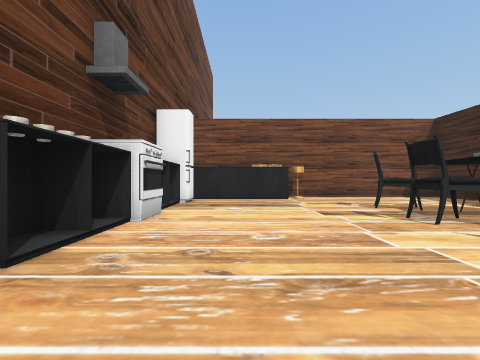
View 1 (above)

24 first-person views from a walk through a scene from a Unity 3-D project. The camera is 1.3 m above the floor, looks level and sees 90° across. The floor is counted in squares, 2 m on a side. Each view is taken from the middle of a square. On the plan, view 1 faces up. The plan holds only what a view shows up to about 9 squares ahead; the rest is blank. The place goes on beyond the plan. Door leaves are left out, so doorways stand open. Some surface patterns are stand-ins.

View 2
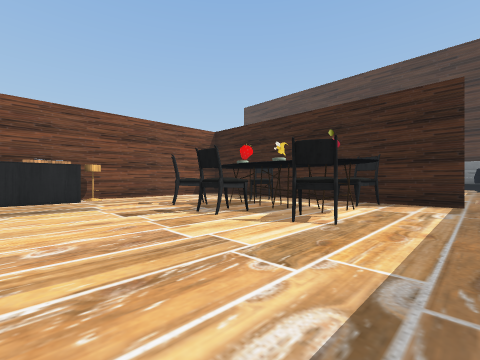

View 3
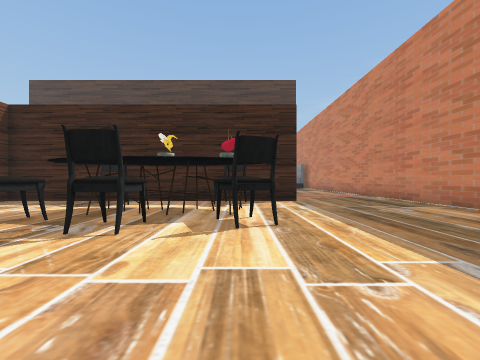

View 4
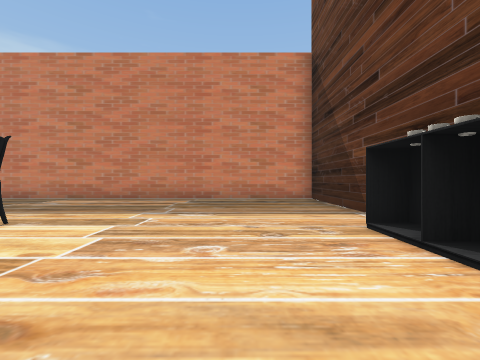

View 5
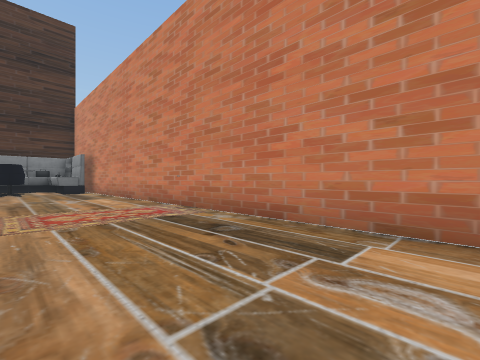

View 6
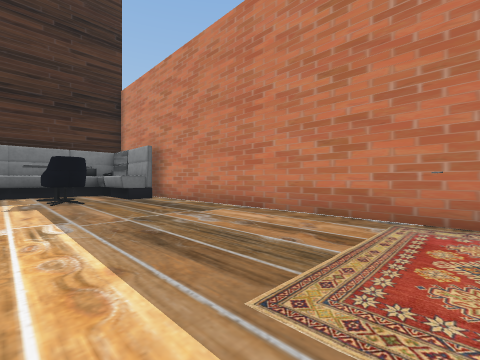

View 7
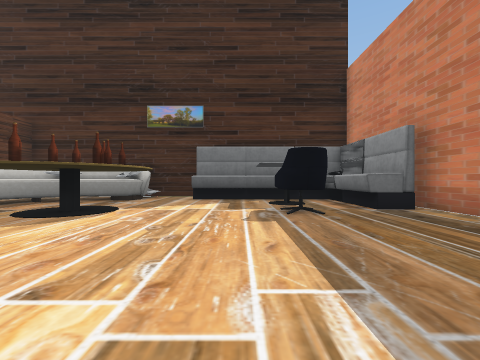

View 8
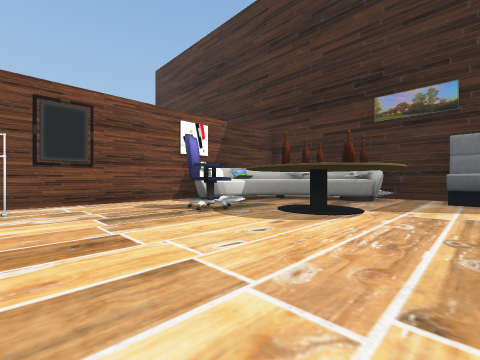

View 9
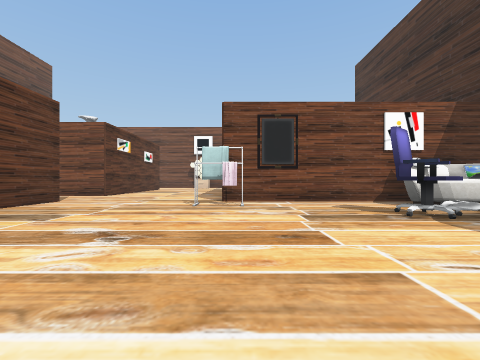

View 10
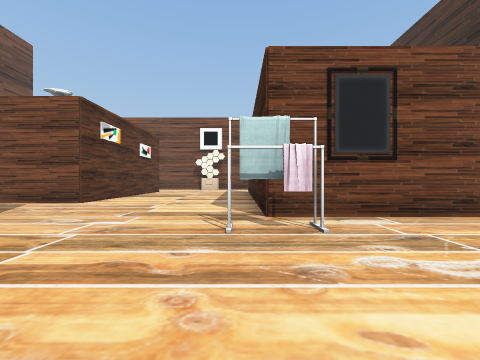

View 11
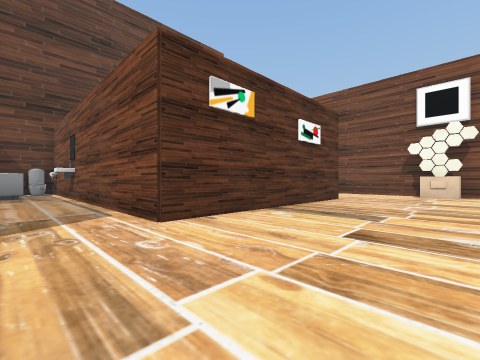

View 12
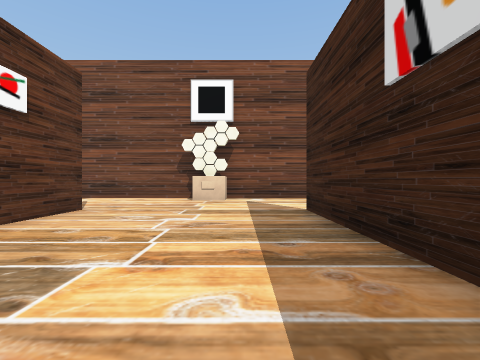

View 13
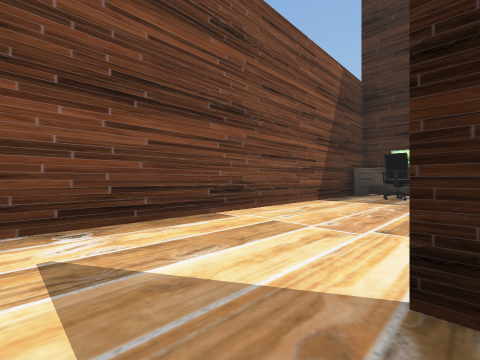

View 14
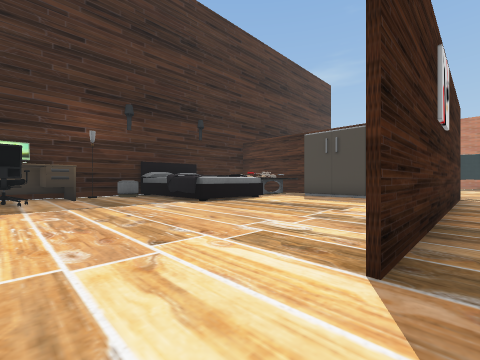

View 15
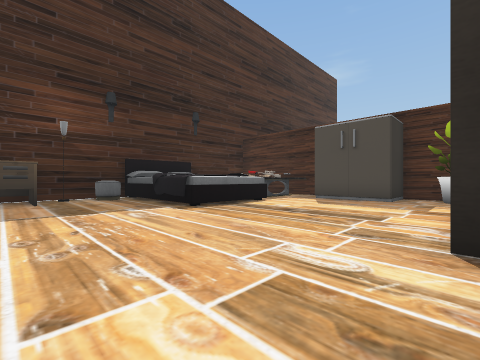

View 16
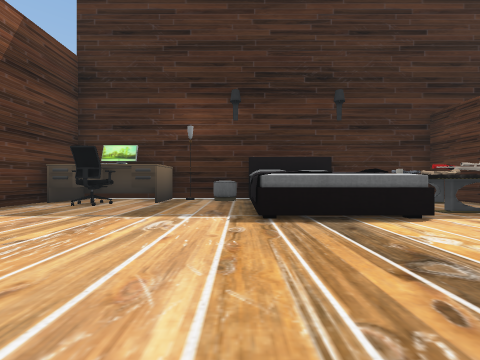

View 17
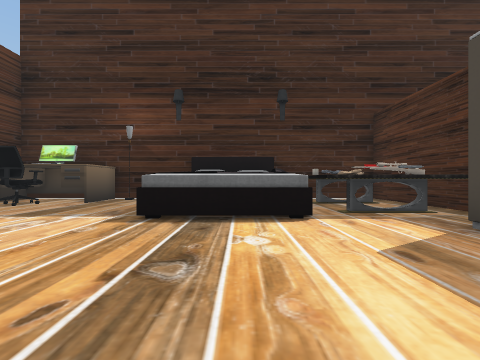

View 18
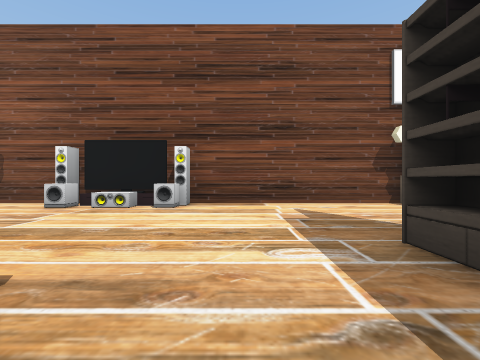

View 19
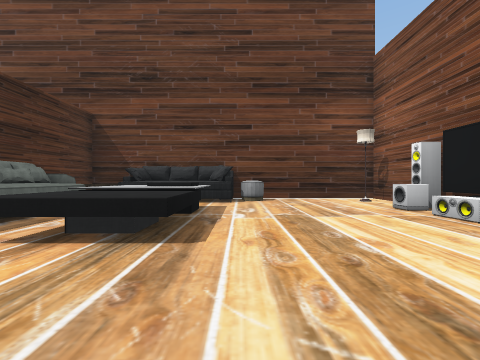

View 20
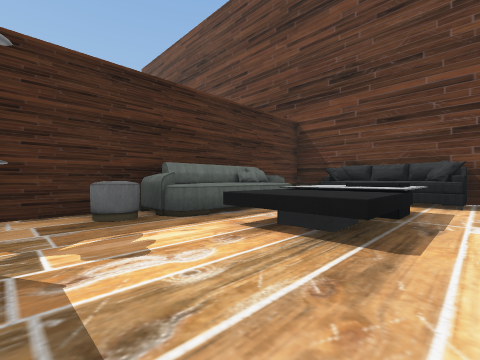

View 21
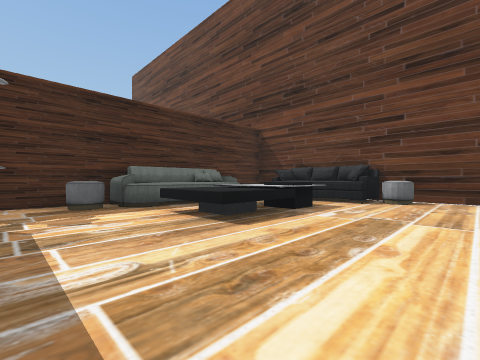

View 22
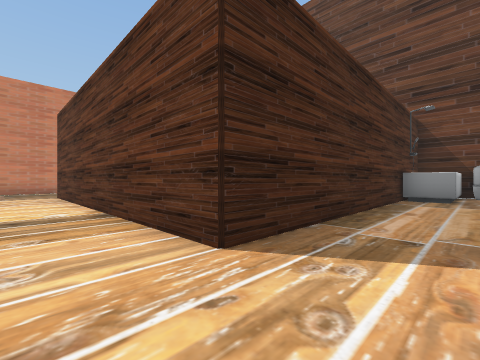

View 23
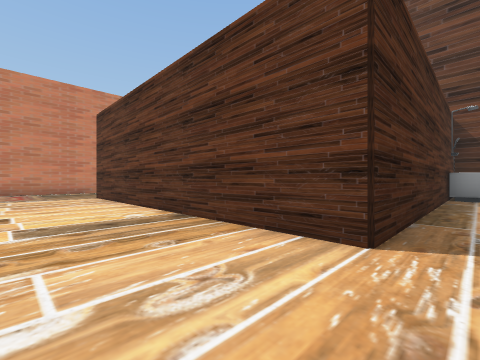

View 24
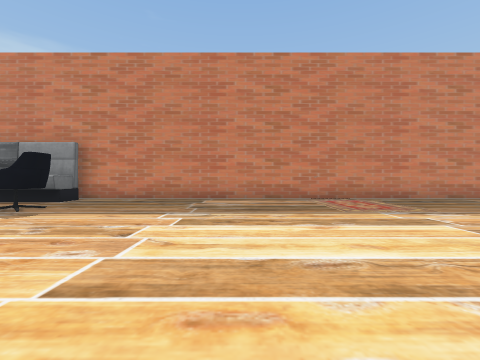

### Floor plan
Points are (right, up) in squares from view 1. A wall is a line through its corners. A room is listed if a view was taken in it or the views show most of it. See-through windows are left out.
Room 1 (views 1, 2, 3, 4, 5, 6, 7, 8, 9, 10, 11, 12, 13, 14, 15, 16, 17, 18, 19, 20, 21, 22, 23, 24)
walls: (7.5, 6.4) (7.5, 9.2); (13.6, 9.3) (14.9, 9.3); (6.6, 11.7) (3.6, 11.7); (7.5, 4.6) (7.5, 0.2); (7.5, 13.5) (7.5, 12.4); (3.6, 9.2) (2.4, 9.2); (3.5, 11.8) (6, 11.8); (12.5, 16.4) (12.5, 18.2); (18.1, 9.2) (12.5, 9.2) (12.5, 13.6); (1.8, 8.1) (-1.6, 8.1); (17.9, 12.8) (17.9, 15.7); (18.7, 7.2) (17.7, 7.4); (18.9, 9.3) (22.5, 9.3) (22.5, 11.9); (18.9, 8.4) (18.3, 8.4); (7.5, 0.1) (7.5, 4.5); (0.6, 9.3) (7.5, 9.3) (7.5, 6.5); (7.5, 18.2) (7.5, 17.4); (19.4, 7) (18.9, 7.2); (18.2, 15.1) (18.2, 15.7) (20.6, 15.7); (20.6, 7.5) (20.1, 7.9); (20.4, 5.3) (20.3, 5.9); (19.3, 15.7) (19.9, 15.7); (19.5, 15.6) (19.9, 15.8); (-1.6, 11.8) (-0.4, 11.8); (21, 4.1) (20.6, 4.5); (-2.3, 2.5) (-2.3, 1.8) (-1.6, 1.8); (22.5, 2.6) (22.5, 4.5); (22.5, 15.6) (22.5, 18.5); (-2.5, 0.4) (-2.5, -3.2) (18.9, -3.2); (21.1, 21.7) (-2.5, 21.7) (-2.5, 16.8)
ways out: opening at (-0.5, 10.5); open door at (-2, 2); open door at (-2, 5.5)
objects: other object (-2, 3); stove (-2, 4); fridge (-2, 7); other object (-2, 13) to (0, 13); other object (-2, 14) to (-1, 16); other object (-2, 17); chandelier (-1, 21); other object (1, 12); other object (1, 12) to (3, 13); other object (1, 15) to (3, 16); TV (1, 21) to (3, 21); stool (2, 9); chair (3, 4); chair (4, 2); chair (4, 6); other object (4, 13) to (5, 13); other object (5, 2); other object (5, 3); other object (5, 4); other object (5, 5); chair (6, 2) to (7, 3); chair (6, 5) to (7, 6); other object (7, 12); other object (7, 14) to (7, 17); other object (10, 21); dryer (12, 8) to (13, 8); other object (13, 10); other object (13, 13) to (13, 16); other object (15, 10) to (17, 11); chair (16, 6) to (17, 7); armchair (18, 0); other object (18, 5); bench (19, -2) to (20, -2); other object (19, 8); other object (19, 10) to (19, 11); other object (19, 12); table (20, 0); other object (20, 7) to (21, 7); other object (20, 10); other object (20, 11) to (21, 11); other object (20, 12); armchair (20, 20) to (21, 20); other object (21, -2); bench (21, -2) to (22, -1); bench (21, 0) to (22, 0); bench (21, 1) to (22, 2); other object (21, 10); other object (21, 12); other object (21, 19) to (22, 21); other object (22, 4); other object (22, 16) to (22, 17); chandelier (22, 18)
Room 2 (no view inside)
walls: (21.4, 4.7) (21.6, 5.4) (21.4, 6.2); (21.6, 5.1) (21.6, 5.7)

Positions as (right, up) in squares from view 1, and headings:
1: (0, 0), facing up
2: (0, 0), facing up-right
3: (0, 2), facing right
4: (0, 5), facing down
5: (5, 0), facing down-right
6: (10, 1), facing down-right
7: (13, 1), facing right
8: (13, 2), facing up-right
9: (13, 2), facing up
10: (12, 5), facing up
11: (11, 10), facing up-left
12: (11, 13), facing up
13: (11, 18), facing up-right
14: (12, 20), facing down-right
15: (13, 19), facing down-right
16: (14, 16), facing right
17: (14, 14), facing right
18: (5, 15), facing up
19: (6, 17), facing left
20: (6, 17), facing down-left
21: (6, 19), facing down-left
22: (9, 11), facing down-left
23: (10, 10), facing down-left
24: (13, 5), facing down
